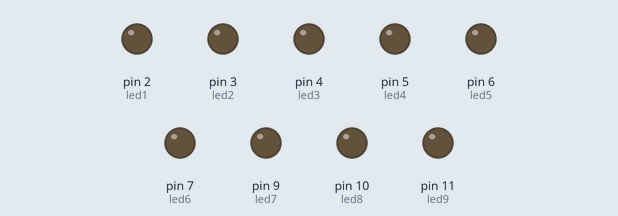
This sketch was run on a simulated Arduino Uno, built with avr-gcc and run on an emulated ATmega328P. Parts: output pins drawn as LEDs (lit = HIGH).

Above: at 0.1 s.
At 1.1 s:
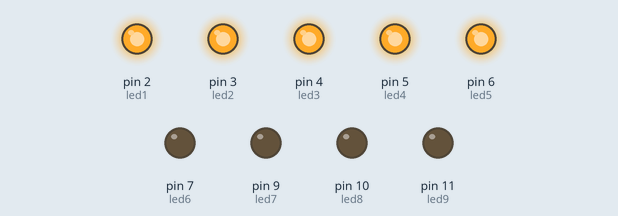
At 2.1 s:
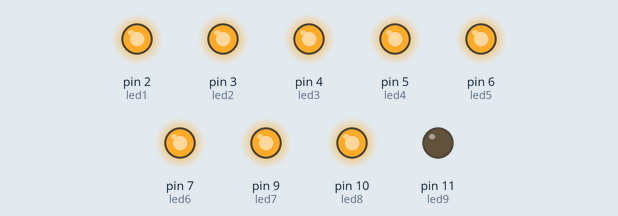
At 4.1 s:
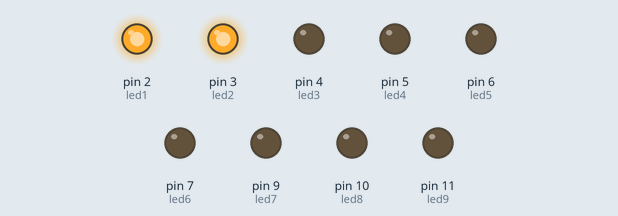
At 6.1 s:
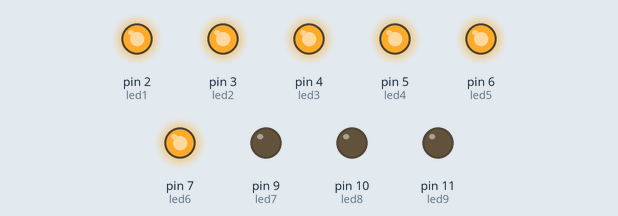
At 8.1 s:
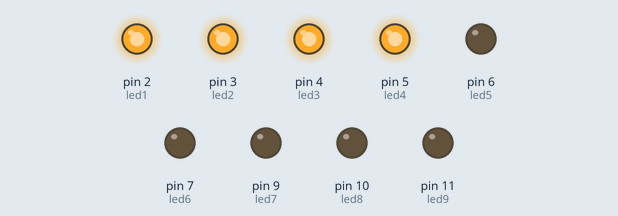
Timing chart, 0 to 8.4 s (numbered marks = the images above):
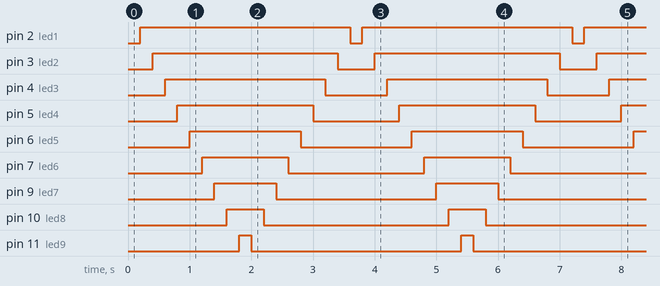

The sketch:

EmpiezaUnLado.ino
```cpp
int led1 = 2;
int led2 = 3;
int led3 = 4;
int led4 = 5;
int led5 = 6;
int led6 = 7;
int led7 = 9;
int led8 = 10;
int led9 = 11;

void setup() {
  // put your setup code here, to run once:
  pinMode(led1, OUTPUT);
  pinMode(led2, OUTPUT);
  pinMode(led3, OUTPUT);
  pinMode(led4, OUTPUT);
  pinMode(led5, OUTPUT);
  pinMode(led6, OUTPUT);
  pinMode(led7, OUTPUT);
  pinMode(led8, OUTPUT);
  pinMode(led9, OUTPUT);

  digitalWrite(led1, LOW);
  digitalWrite(led2, LOW);
  digitalWrite(led3, LOW);
  digitalWrite(led4, LOW);
  digitalWrite(led5, LOW);
  digitalWrite(led6, LOW);
  digitalWrite(led7, LOW);
  digitalWrite(led8, LOW);
  digitalWrite(led9, LOW);
}

void loop() {
  // put your main code here, to run repeatedly:
  // Empieza a un lado llega al otro

  digitalWrite(led1, LOW);
  digitalWrite(led2, LOW);
  digitalWrite(led3, LOW);
  digitalWrite(led4, LOW);
  digitalWrite(led5, LOW);
  digitalWrite(led6, LOW);
  digitalWrite(led7, LOW);
  digitalWrite(led8, LOW);
  digitalWrite(led9, LOW);
  delay(200);

  digitalWrite(led1, HIGH);
  digitalWrite(led2, LOW);
  digitalWrite(led3, LOW);
  digitalWrite(led4, LOW);
  digitalWrite(led5, LOW);
  digitalWrite(led6, LOW);
  digitalWrite(led7, LOW);
  digitalWrite(led8, LOW);
  digitalWrite(led9, LOW);
  delay(200);

  digitalWrite(led1, HIGH);
  digitalWrite(led2, HIGH);
  digitalWrite(led3, LOW);
  digitalWrite(led4, LOW);
  digitalWrite(led5, LOW);
  digitalWrite(led6, LOW);
  digitalWrite(led7, LOW);
  digitalWrite(led8, LOW);
  digitalWrite(led9, LOW);
  delay(200);

  digitalWrite(led1, HIGH);
  digitalWrite(led2, HIGH);
  digitalWrite(led3, HIGH);
  digitalWrite(led4, LOW);
  digitalWrite(led5, LOW);
  digitalWrite(led6, LOW);
  digitalWrite(led7, LOW);
  digitalWrite(led8, LOW);
  digitalWrite(led9, LOW);
  delay(200);

  digitalWrite(led1, HIGH);
  digitalWrite(led2, HIGH);
  digitalWrite(led3, HIGH);
  digitalWrite(led4, HIGH);
  digitalWrite(led5, LOW);
  digitalWrite(led6, LOW);
  digitalWrite(led7, LOW);
  digitalWrite(led8, LOW);
  digitalWrite(led9, LOW);
  delay(200);

  digitalWrite(led1, HIGH);
  digitalWrite(led2, HIGH);
  digitalWrite(led3, HIGH);
  digitalWrite(led4, HIGH);
  digitalWrite(led5, HIGH);
  digitalWrite(led6, LOW);
  digitalWrite(led7, LOW);
  digitalWrite(led8, LOW);
  digitalWrite(led9, LOW);
  delay(200);

  digitalWrite(led1, HIGH);
  digitalWrite(led2, HIGH);
  digitalWrite(led3, HIGH);
  digitalWrite(led4, HIGH);
  digitalWrite(led5, HIGH);
  digitalWrite(led6, HIGH);
  digitalWrite(led7, LOW);
  digitalWrite(led8, LOW);
  digitalWrite(led9, LOW);
  delay(200);

  digitalWrite(led1, HIGH);
  digitalWrite(led2, HIGH);
  digitalWrite(led3, HIGH);
  digitalWrite(led4, HIGH);
  digitalWrite(led5, HIGH);
  digitalWrite(led6, HIGH);
  digitalWrite(led7, HIGH);
  digitalWrite(led8, LOW);
  digitalWrite(led9, LOW);
  delay(200);

  digitalWrite(led1, HIGH);
  digitalWrite(led2, HIGH);
  digitalWrite(led3, HIGH);
  digitalWrite(led4, HIGH);
  digitalWrite(led5, HIGH);
  digitalWrite(led6, HIGH);
  digitalWrite(led7, HIGH);
  digitalWrite(led8, HIGH);
  digitalWrite(led9, LOW);
  delay(200);

  digitalWrite(led1, HIGH);
  digitalWrite(led2, HIGH);
  digitalWrite(led3, HIGH);
  digitalWrite(led4, HIGH);
  digitalWrite(led5, HIGH);
  digitalWrite(led6, HIGH);
  digitalWrite(led7, HIGH);
  digitalWrite(led8, HIGH);
  digitalWrite(led9, HIGH);
  delay(200);

  digitalWrite(led1, HIGH);
  digitalWrite(led2, HIGH);
  digitalWrite(led3, HIGH);
  digitalWrite(led4, HIGH);
  digitalWrite(led5, HIGH);
  digitalWrite(led6, HIGH);
  digitalWrite(led7, HIGH);
  digitalWrite(led8, HIGH);
  digitalWrite(led9, LOW);
  delay(200);

  digitalWrite(led1, HIGH);
  digitalWrite(led2, HIGH);
  digitalWrite(led3, HIGH);
  digitalWrite(led4, HIGH);
  digitalWrite(led5, HIGH);
  digitalWrite(led6, HIGH);
  digitalWrite(led7, HIGH);
  digitalWrite(led8, LOW);
  digitalWrite(led9, LOW);
  delay(200);

  digitalWrite(led1, HIGH);
  digitalWrite(led2, HIGH);
  digitalWrite(led3, HIGH);
  digitalWrite(led4, HIGH);
  digitalWrite(led5, HIGH);
  digitalWrite(led6, HIGH);
  digitalWrite(led7, LOW);
  digitalWrite(led8, LOW);
  digitalWrite(led9, LOW);
  delay(200);

  digitalWrite(led1, HIGH);
  digitalWrite(led2, HIGH);
  digitalWrite(led3, HIGH);
  digitalWrite(led4, HIGH);
  digitalWrite(led5, HIGH);
  digitalWrite(led6, LOW);
  digitalWrite(led7, LOW);
  digitalWrite(led8, LOW);
  digitalWrite(led9, LOW);
  delay(200);

  digitalWrite(led1, HIGH);
  digitalWrite(led2, HIGH);
  digitalWrite(led3, HIGH);
  digitalWrite(led4, HIGH);
  digitalWrite(led5, LOW);
  digitalWrite(led6, LOW);
  digitalWrite(led7, LOW);
  digitalWrite(led8, LOW);
  digitalWrite(led9, LOW);
  delay(200);

  digitalWrite(led1, HIGH);
  digitalWrite(led2, HIGH);
  digitalWrite(led3, HIGH);
  digitalWrite(led4, LOW);
  digitalWrite(led5, LOW);
  digitalWrite(led6, LOW);
  digitalWrite(led7, LOW);
  digitalWrite(led8, LOW);
  digitalWrite(led9, LOW);
  delay(200);

  digitalWrite(led1, HIGH);
  digitalWrite(led2, HIGH);
  digitalWrite(led3, LOW);
  digitalWrite(led4, LOW);
  digitalWrite(led5, LOW);
  digitalWrite(led6, LOW);
  digitalWrite(led7, LOW);
  digitalWrite(led8, LOW);
  digitalWrite(led9, LOW);
  delay(200);

  digitalWrite(led1, HIGH);
  digitalWrite(led2, LOW);
  digitalWrite(led3, LOW);
  digitalWrite(led4, LOW);
  digitalWrite(led5, LOW);
  digitalWrite(led6, LOW);
  digitalWrite(led7, LOW);
  digitalWrite(led8, LOW);
  digitalWrite(led9, LOW);
  delay(200);

}
```

Measured:
- by itself, pin 2 (led1): alternates HIGH for 3.4 s and LOW for 0.20 s
- by itself, pin 3 (led2): alternates HIGH for 3.0 s and LOW for 0.60 s
- by itself, pin 4 (led3): alternates HIGH for 2.6 s and LOW for 1.0 s
- by itself, pin 5 (led4): alternates HIGH for 2.2 s and LOW for 1.4 s
- by itself, pin 6 (led5): alternates HIGH for 1.8 s and LOW for 1.8 s
- by itself, pin 7 (led6): alternates HIGH for 1.4 s and LOW for 2.2 s
- by itself, pin 9 (led7): alternates HIGH for 1.0 s and LOW for 2.6 s
- by itself, pin 10 (led8): alternates HIGH for 0.60 s and LOW for 3.0 s
